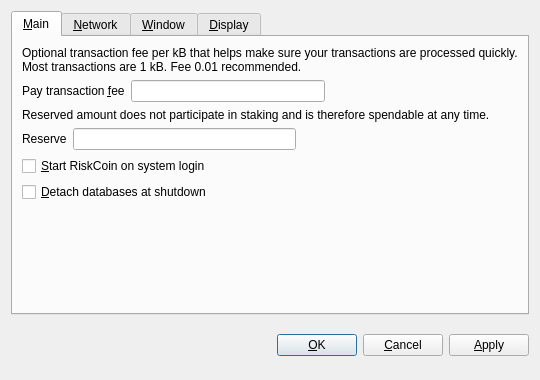
<?xml version="1.0" encoding="UTF-8"?>
<ui version="4.0">
 <class>OptionsDialog</class>
 <widget class="QDialog" name="OptionsDialog">
  <property name="geometry">
   <rect>
    <x>0</x>
    <y>0</y>
    <width>540</width>
    <height>380</height>
   </rect>
  </property>
  <property name="windowTitle">
   <string>Options</string>
  </property>
  <property name="modal">
   <bool>true</bool>
  </property>
  <layout class="QVBoxLayout" name="verticalLayout">
   <item>
    <widget class="QTabWidget" name="tabWidget">
     <property name="tabPosition">
      <enum>QTabWidget::North</enum>
     </property>
     <property name="currentIndex">
      <number>4</number>
     </property>
     <widget class="QWidget" name="tabMain">
      <attribute name="title">
       <string>&amp;Main</string>
      </attribute>
      <layout class="QVBoxLayout" name="verticalLayout_Main">
       <item>
        <widget class="QLabel" name="transactionFeeInfoLabel">
         <property name="text">
          <string>Optional transaction fee per kB that helps make sure your transactions are processed quickly. Most transactions are 1 kB. Fee 0.01 recommended.</string>
         </property>
         <property name="textFormat">
          <enum>Qt::PlainText</enum>
         </property>
         <property name="wordWrap">
          <bool>true</bool>
         </property>
        </widget>
       </item>
       <item>
        <layout class="QHBoxLayout" name="horizontalLayoutFee">
         <item>
          <widget class="QLabel" name="transactionFeeLabel">
           <property name="text">
            <string>Pay transaction &amp;fee</string>
           </property>
           <property name="textFormat">
            <enum>Qt::PlainText</enum>
           </property>
           <property name="buddy">
            <cstring>transactionFee</cstring>
           </property>
          </widget>
         </item>
         <item>
          <widget class="BitcoinAmountField" name="transactionFee"/>
         </item>
         <item>
          <spacer name="horizontalSpacerFee">
           <property name="orientation">
            <enum>Qt::Horizontal</enum>
           </property>
           <property name="sizeHint" stdset="0">
            <size>
             <width>40</width>
             <height>20</height>
            </size>
           </property>
          </spacer>
         </item>
        </layout>
       </item>
       <item>
        <widget class="QLabel" name="reserveBalanceInfoLabel">
         <property name="text">
          <string>Reserved amount does not participate in staking and is therefore spendable at any time.</string>
         </property>
         <property name="textFormat">
          <enum>Qt::PlainText</enum>
         </property>
         <property name="wordWrap">
          <bool>true</bool>
         </property>
        </widget>
       </item>
       <item>
        <layout class="QHBoxLayout" name="horizontalLayoutReserveBalance">
         <item>
          <widget class="QLabel" name="reserveBalanceLabel">
           <property name="text">
            <string>Reserve</string>
           </property>
           <property name="textFormat">
            <enum>Qt::PlainText</enum>
           </property>
           <property name="buddy">
            <cstring>reserveBalance</cstring>
           </property>
          </widget>
         </item>
         <item>
          <widget class="BitcoinAmountField" name="reserveBalance"/>
         </item>
         <item>
          <spacer name="horizontalSpacerReserveBalance">
           <property name="orientation">
            <enum>Qt::Horizontal</enum>
           </property>
           <property name="sizeHint" stdset="0">
            <size>
             <width>40</width>
             <height>20</height>
            </size>
           </property>
          </spacer>
         </item>
        </layout>
       </item>
       <item>
        <widget class="QCheckBox" name="bitcoinAtStartup">
         <property name="toolTip">
          <string>Automatically start RiskCoin after logging in to the system.</string>
         </property>
         <property name="text">
          <string>&amp;Start RiskCoin on system login</string>
         </property>
        </widget>
       </item>
       <item>
        <widget class="QCheckBox" name="detachDatabases">
         <property name="toolTip">
          <string>Detach block and address databases at shutdown. This means they can be moved to another data directory, but it slows down shutdown. The wallet is always detached.</string>
         </property>
         <property name="text">
          <string>&amp;Detach databases at shutdown</string>
         </property>
        </widget>
       </item>
       <item>
        <spacer name="verticalSpacer_Main">
         <property name="orientation">
          <enum>Qt::Vertical</enum>
         </property>
         <property name="sizeHint" stdset="0">
          <size>
           <width>20</width>
           <height>40</height>
          </size>
         </property>
        </spacer>
       </item>
      </layout>
     </widget>
     <widget class="QWidget" name="tabNetwork">
      <attribute name="title">
       <string>&amp;Network</string>
      </attribute>
      <layout class="QVBoxLayout" name="verticalLayout_Network">
       <item>
        <widget class="QCheckBox" name="mapPortUpnp">
         <property name="toolTip">
          <string>Automatically open the RiskCoin client port on the router. This only works when your router supports UPnP and it is enabled.</string>
         </property>
         <property name="text">
          <string>Map port using &amp;UPnP</string>
         </property>
        </widget>
       </item>
       <item>
        <widget class="QCheckBox" name="connectSocks">
         <property name="toolTip">
          <string>Connect to the RiskCoin network through a SOCKS proxy (e.g. when connecting through Tor).</string>
         </property>
         <property name="text">
          <string>&amp;Connect through SOCKS proxy:</string>
         </property>
        </widget>
       </item>
       <item>
        <layout class="QHBoxLayout" name="horizontalLayout_Network">
         <item>
          <widget class="QLabel" name="proxyIpLabel">
           <property name="text">
            <string>Proxy &amp;IP:</string>
           </property>
           <property name="textFormat">
            <enum>Qt::PlainText</enum>
           </property>
           <property name="buddy">
            <cstring>proxyIp</cstring>
           </property>
          </widget>
         </item>
         <item>
          <widget class="QValidatedLineEdit" name="proxyIp">
           <property name="maximumSize">
            <size>
             <width>140</width>
             <height>16777215</height>
            </size>
           </property>
           <property name="toolTip">
            <string>IP address of the proxy (e.g. 127.0.0.1)</string>
           </property>
          </widget>
         </item>
         <item>
          <widget class="QLabel" name="proxyPortLabel">
           <property name="text">
            <string>&amp;Port:</string>
           </property>
           <property name="textFormat">
            <enum>Qt::PlainText</enum>
           </property>
           <property name="buddy">
            <cstring>proxyPort</cstring>
           </property>
          </widget>
         </item>
         <item>
          <widget class="QLineEdit" name="proxyPort">
           <property name="maximumSize">
            <size>
             <width>55</width>
             <height>16777215</height>
            </size>
           </property>
           <property name="toolTip">
            <string>Port of the proxy (e.g. 9050)</string>
           </property>
          </widget>
         </item>
         <item>
          <widget class="QLabel" name="socksVersionLabel">
           <property name="text">
            <string>SOCKS &amp;Version:</string>
           </property>
           <property name="textFormat">
            <enum>Qt::PlainText</enum>
           </property>
           <property name="buddy">
            <cstring>socksVersion</cstring>
           </property>
          </widget>
         </item>
         <item>
          <widget class="QValueComboBox" name="socksVersion">
           <property name="toolTip">
            <string>SOCKS version of the proxy (e.g. 5)</string>
           </property>
          </widget>
         </item>
         <item>
          <spacer name="horizontalSpacer_Network">
           <property name="orientation">
            <enum>Qt::Horizontal</enum>
           </property>
           <property name="sizeHint" stdset="0">
            <size>
             <width>40</width>
             <height>20</height>
            </size>
           </property>
          </spacer>
         </item>
        </layout>
       </item>
       <item>
        <spacer name="verticalSpacer_Network">
         <property name="orientation">
          <enum>Qt::Vertical</enum>
         </property>
         <property name="sizeHint" stdset="0">
          <size>
           <width>20</width>
           <height>40</height>
          </size>
         </property>
        </spacer>
       </item>
      </layout>
     </widget>
     <widget class="QWidget" name="tabWindow">
      <attribute name="title">
       <string>&amp;Window</string>
      </attribute>
      <layout class="QVBoxLayout" name="verticalLayout_Window">
       <item>
        <widget class="QCheckBox" name="minimizeToTray">
         <property name="toolTip">
          <string>Show only a tray icon after minimizing the window.</string>
         </property>
         <property name="text">
          <string>&amp;Minimize to the tray instead of the taskbar</string>
         </property>
        </widget>
       </item>
       <item>
        <widget class="QCheckBox" name="minimizeOnClose">
         <property name="toolTip">
          <string>Minimize instead of exit the application when the window is closed. When this option is enabled, the application will be closed only after selecting Quit in the menu.</string>
         </property>
         <property name="text">
          <string>M&amp;inimize on close</string>
         </property>
        </widget>
       </item>
       <item>
        <spacer name="verticalSpacer_Window">
         <property name="orientation">
          <enum>Qt::Vertical</enum>
         </property>
         <property name="sizeHint" stdset="0">
          <size>
           <width>20</width>
           <height>40</height>
          </size>
         </property>
        </spacer>
       </item>
      </layout>
     </widget>
     <widget class="QWidget" name="tabDisplay">
      <attribute name="title">
       <string>&amp;Display</string>
      </attribute>
      <layout class="QVBoxLayout" name="verticalLayout_Display">
       <item>
        <layout class="QHBoxLayout" name="horizontalLayout_1_Display">
         <item>
          <widget class="QLabel" name="langLabel">
           <property name="text">
            <string>User Interface &amp;language:</string>
           </property>
           <property name="textFormat">
            <enum>Qt::PlainText</enum>
           </property>
           <property name="buddy">
            <cstring>lang</cstring>
           </property>
          </widget>
         </item>
         <item>
          <widget class="QValueComboBox" name="lang">
           <property name="toolTip">
            <string>The user interface language can be set here. This setting will take effect after restarting RiskCoin.</string>
           </property>
          </widget>
         </item>
        </layout>
       </item>
       <item>
        <layout class="QHBoxLayout" name="horizontalLayout_2_Display">
         <item>
          <widget class="QLabel" name="unitLabel">
           <property name="text">
            <string>&amp;Unit to show amounts in:</string>
           </property>
           <property name="textFormat">
            <enum>Qt::PlainText</enum>
           </property>
           <property name="buddy">
            <cstring>unit</cstring>
           </property>
          </widget>
         </item>
         <item>
          <widget class="QValueComboBox" name="unit">
           <property name="toolTip">
            <string>Choose the default subdivision unit to show in the interface and when sending coins.</string>
           </property>
          </widget>
         </item>
        </layout>
       </item>
       <item>
        <widget class="QCheckBox" name="displayAddresses">
         <property name="toolTip">
          <string>Whether to show RiskCoin addresses in the transaction list or not.</string>
         </property>
         <property name="text">
          <string>&amp;Display addresses in transaction list</string>
         </property>
        </widget>
       </item>
       <item>
        <widget class="QCheckBox" name="coinControlFeatures">
         <property name="toolTip">
          <string>Whether to show coin control features or not.</string>
         </property>
         <property name="text">
          <string>Display coin &amp;control features (experts only!)</string>
         </property>
        </widget>
       </item>
       <item>
        <spacer name="verticalSpacer_Display">
         <property name="orientation">
          <enum>Qt::Vertical</enum>
         </property>
         <property name="sizeHint" stdset="0">
          <size>
           <width>20</width>
           <height>40</height>
          </size>
         </property>
        </spacer>
       </item>
      </layout>
     </widget>
    </widget>
   </item>
   <item>
    <layout class="QHBoxLayout" name="horizontalLayout_Buttons">
     <item>
      <spacer name="horizontalSpacer_1">
       <property name="orientation">
        <enum>Qt::Horizontal</enum>
       </property>
       <property name="sizeHint" stdset="0">
        <size>
         <width>40</width>
         <height>48</height>
        </size>
       </property>
      </spacer>
     </item>
     <item>
      <widget class="QLabel" name="statusLabel">
       <property name="font">
        <font>
         <weight>75</weight>
         <bold>true</bold>
        </font>
       </property>
       <property name="text">
        <string/>
       </property>
       <property name="textFormat">
        <enum>Qt::PlainText</enum>
       </property>
       <property name="wordWrap">
        <bool>true</bool>
       </property>
      </widget>
     </item>
     <item>
      <spacer name="horizontalSpacer_2">
       <property name="orientation">
        <enum>Qt::Horizontal</enum>
       </property>
       <property name="sizeHint" stdset="0">
        <size>
         <width>40</width>
         <height>48</height>
        </size>
       </property>
      </spacer>
     </item>
     <item>
      <widget class="QPushButton" name="okButton">
       <property name="text">
        <string>&amp;OK</string>
       </property>
      </widget>
     </item>
     <item>
      <widget class="QPushButton" name="cancelButton">
       <property name="text">
        <string>&amp;Cancel</string>
       </property>
       <property name="autoDefault">
        <bool>false</bool>
       </property>
      </widget>
     </item>
     <item>
      <widget class="QPushButton" name="applyButton">
       <property name="text">
        <string>&amp;Apply</string>
       </property>
       <property name="autoDefault">
        <bool>false</bool>
       </property>
      </widget>
     </item>
    </layout>
   </item>
  </layout>
 </widget>
 <customwidgets>
  <customwidget>
   <class>QValidatedLineEdit</class>
   <extends>QLineEdit</extends>
   <header>qvalidatedlineedit.h</header>
  </customwidget>
  <customwidget>
   <class>BitcoinAmountField</class>
   <extends>QLineEdit</extends>
   <header>bitcoinamountfield.h</header>
   <container>1</container>
  </customwidget>
  <customwidget>
   <class>QValueComboBox</class>
   <extends>QComboBox</extends>
   <header>qvaluecombobox.h</header>
  </customwidget>
 </customwidgets>
 <resources/>
 <connections/>
</ui>
